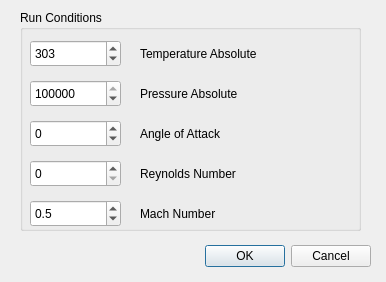
<?xml version="1.0" encoding="UTF-8"?>
<ui version="4.0">
 <class>BoundaryDialog</class>
 <widget class="QDialog" name="BoundaryDialog">
  <property name="geometry">
   <rect>
    <x>0</x>
    <y>0</y>
    <width>386</width>
    <height>282</height>
   </rect>
  </property>
  <property name="sizePolicy">
   <sizepolicy hsizetype="Fixed" vsizetype="Fixed">
    <horstretch>0</horstretch>
    <verstretch>0</verstretch>
   </sizepolicy>
  </property>
  <property name="windowTitle">
   <string>Dialog</string>
  </property>
  <widget class="QDialogButtonBox" name="buttonBox">
   <property name="geometry">
    <rect>
     <x>30</x>
     <y>240</y>
     <width>341</width>
     <height>32</height>
    </rect>
   </property>
   <property name="orientation">
    <enum>Qt::Horizontal</enum>
   </property>
   <property name="standardButtons">
    <set>QDialogButtonBox::Cancel|QDialogButtonBox::Ok</set>
   </property>
  </widget>
  <widget class="QGroupBox" name="groupBox">
   <property name="geometry">
    <rect>
     <x>20</x>
     <y>10</y>
     <width>341</width>
     <height>221</height>
    </rect>
   </property>
   <property name="title">
    <string>Run Conditions</string>
   </property>
   <widget class="QLabel" name="label">
    <property name="geometry">
     <rect>
      <x>120</x>
      <y>30</y>
      <width>191</width>
      <height>27</height>
     </rect>
    </property>
    <property name="text">
     <string>Temperature Absolute</string>
    </property>
   </widget>
   <widget class="QLabel" name="label_2">
    <property name="geometry">
     <rect>
      <x>120</x>
      <y>70</y>
      <width>191</width>
      <height>27</height>
     </rect>
    </property>
    <property name="text">
     <string>Pressure Absolute</string>
    </property>
   </widget>
   <widget class="QLabel" name="label_3">
    <property name="geometry">
     <rect>
      <x>120</x>
      <y>110</y>
      <width>191</width>
      <height>27</height>
     </rect>
    </property>
    <property name="text">
     <string>Angle of Attack</string>
    </property>
   </widget>
   <widget class="QLabel" name="label_4">
    <property name="geometry">
     <rect>
      <x>120</x>
      <y>150</y>
      <width>181</width>
      <height>27</height>
     </rect>
    </property>
    <property name="text">
     <string>Reynolds Number</string>
    </property>
   </widget>
   <widget class="QLabel" name="label_5">
    <property name="geometry">
     <rect>
      <x>120</x>
      <y>190</y>
      <width>181</width>
      <height>27</height>
     </rect>
    </property>
    <property name="text">
     <string>Mach Number</string>
    </property>
   </widget>
   <widget class="QSpinBox" name="temp">
    <property name="geometry">
     <rect>
      <x>10</x>
      <y>30</y>
      <width>91</width>
      <height>27</height>
     </rect>
    </property>
    <property name="suffix">
     <string/>
    </property>
    <property name="maximum">
     <number>1000</number>
    </property>
    <property name="value">
     <number>303</number>
    </property>
   </widget>
   <widget class="QSpinBox" name="pressure">
    <property name="geometry">
     <rect>
      <x>10</x>
      <y>70</y>
      <width>91</width>
      <height>27</height>
     </rect>
    </property>
    <property name="maximum">
     <number>200000</number>
    </property>
    <property name="value">
     <number>101325</number>
    </property>
   </widget>
   <widget class="QSpinBox" name="angle">
    <property name="geometry">
     <rect>
      <x>10</x>
      <y>110</y>
      <width>91</width>
      <height>27</height>
     </rect>
    </property>
    <property name="minimum">
     <number>-180</number>
    </property>
    <property name="maximum">
     <number>180</number>
    </property>
   </widget>
   <widget class="QSpinBox" name="reynolds">
    <property name="geometry">
     <rect>
      <x>10</x>
      <y>150</y>
      <width>91</width>
      <height>27</height>
     </rect>
    </property>
    <property name="maximum">
     <number>9000000</number>
    </property>
   </widget>
   <widget class="QDoubleSpinBox" name="mach">
    <property name="geometry">
     <rect>
      <x>10</x>
      <y>190</y>
      <width>91</width>
      <height>27</height>
     </rect>
    </property>
    <property name="decimals">
     <number>1</number>
    </property>
    <property name="singleStep">
     <double>0.100000000000000</double>
    </property>
    <property name="value">
     <double>0.500000000000000</double>
    </property>
   </widget>
  </widget>
 </widget>
 <resources/>
 <connections>
  <connection>
   <sender>buttonBox</sender>
   <signal>accepted()</signal>
   <receiver>BoundaryDialog</receiver>
   <slot>accept()</slot>
   <hints>
    <hint type="sourcelabel">
     <x>248</x>
     <y>254</y>
    </hint>
    <hint type="destinationlabel">
     <x>157</x>
     <y>274</y>
    </hint>
   </hints>
  </connection>
  <connection>
   <sender>buttonBox</sender>
   <signal>rejected()</signal>
   <receiver>BoundaryDialog</receiver>
   <slot>reject()</slot>
   <hints>
    <hint type="sourcelabel">
     <x>316</x>
     <y>260</y>
    </hint>
    <hint type="destinationlabel">
     <x>286</x>
     <y>274</y>
    </hint>
   </hints>
  </connection>
 </connections>
</ui>
